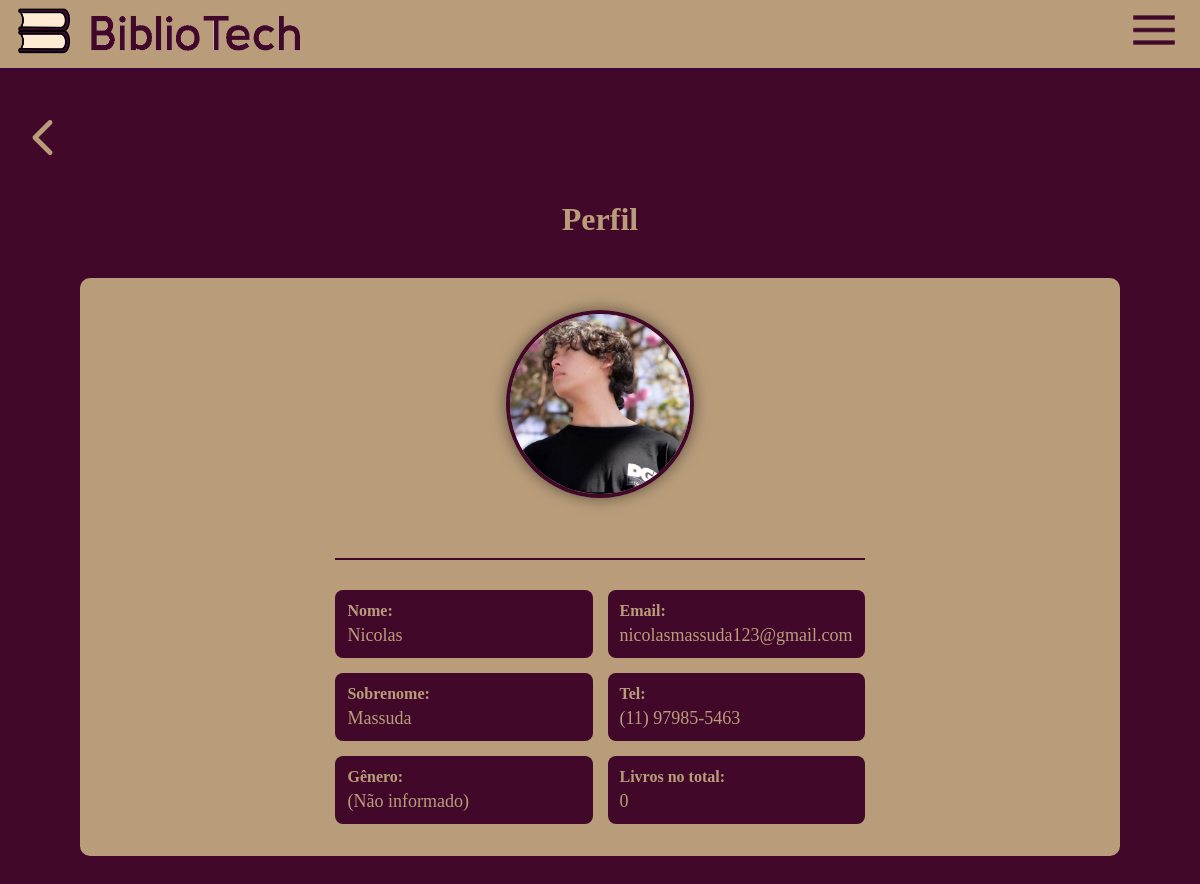
Screenshot of /perfil/ (signed in) with the database file from the repository.
### usuarios/models.py (models this page shows, shortened)
class UsuarioCustomizado(AbstractUser):
    escolha_genero = [
        ('M', 'Masculino'),
        ('F', 'Feminino'),
        ('O', 'Outro'),
        ('N', 'Prefiro não informar'),
    ]
    telefone = models.CharField(max_length=15, blank=True, null=True)
    foto_perfil = models.ImageField(upload_to='profile_pics/', blank=True, null=True, default='profile_pics/default_profile.png')
    genero = models.CharField(max_length=1, choices=escolha_genero, blank=True, null=True)

### usuarios/views.py (the view, shortened to what this page needs)
# urls.py: path('perfil/', views.perfil_view, name='perfil'),
@login_required
def perfil_view(request):
    foto_form = FotoPerfilForm(instance=request.user)
    try:
        livros_reservados_count = Reserva.objects.filter(usuario=request.user).exclude(status='devolvido').count()
    except Exception:
        livros_reservados_count = 0
    context = {
        'usuario': request.user,
        'livros_reservados_count': livros_reservados_count,
        'foto_form': foto_form,
    }
    return render(request, 'usuarios/perfil.html', context)

### usuarios/templatetags/phone_filters.py (called while the page is built)
@register.filter(name='phone_format')
def phone_format(number_string):
    if not number_string:
        return ""
    digits = re.sub(r'\D', '', str(number_string))
    if len(digits) == 11:
        return f"({digits[:2]}) {digits[2:7]}-{digits[7:]}"
    elif len(digits) == 10:
        return f"({digits[:2]}) {digits[2:6]}-{digits[6:]}"
    else:
        return number_string

### usuarios/templates/usuarios/perfil.html (shortened to what this page needs)
{% extends 'core/base.html' %}
{% load static %}
{% load phone_filters %}
{% block content %}
<div class="profile-page-container">
    <div class="page-header">
        <h1>Perfil</h1>
    </div>
    <div class="profile-card">
        <form method="POST" enctype="multipart/form-data" id="foto-perfil-form">
            <label for="id_foto_perfil" class="profile-pic-label">
                <div class="profile-pic-container">
                    <img src="{% if usuario.foto_perfil %}{{ usuario.foto_perfil.url }}{% else %}{% static 'images/default_profile.png' %}{% endif %}"
                         alt="Foto de Perfil"
                         class="profile-pic"
                         id="profile-pic-preview">
                </div>
            </label>
        </form>
        <div class="profile-details-grid">
            <div class="profile-column">
                <div class="detail-item">
                    <span class="detail-label">Nome:</span>
                    <span class="detail-value">{{ usuario.first_name }}</span>
                </div>
                <div class="detail-item">
                    <span class="detail-label">Sobrenome:</span>
                    <span class="detail-value">{{ usuario.last_name }}</span>
                </div>
                <div class="detail-item">
                    <span class="detail-label">Gênero:</span>
                    <span class="detail-value">{{ usuario.get_genero_display|default:"(Não informado)" }}</span>
                </div>
            </div>
            <div class="profile-column">
                <div class="detail-item">
                    <span class="detail-label">Email:</span>
                    <span class="detail-value">{{ usuario.email }}</span>
                </div>
                <div class="detail-item">
                    <span class="detail-label">Tel:</span>
                    <span class="detail-value">{{ usuario.telefone|phone_format|default:"(Não informado)" }}</span>
                </div>
                <div class="detail-item">
                    <span class="detail-label">Livros no total:</span>
                    <span class="detail-value">{{ livros_reservados_count }}</span>
                </div>
            </div>
        </div>
    </div>
</div>
{% endblock %}

### static/css/style.css (style rules this page uses)
:root { --bg-color: #41082a; --text-color: #b99d7b; --primary-color: #5c0361; --button-bg: #4B0082; --header-bg: #2a2a2a; --container-bg: #b99d7b; --border-header: #3f0443; --border-button: #000000; --shadow-button: #6c6c6c; --secondary-color: #b99d7b; --font-pixel: 'Century Gothic', bold; }
html, body { margin: 0; padding: 0; height: 100%; }
body { background-color: var(--bg-color); color: var(--text-color); font-family: var(--font-pixel); font-size: 24px; margin: 0; padding-top: 70px; }
.page-header { display: flex; align-items: center; gap: 15px; margin-bottom: 20px; padding: 0 10px; }
.page-header h1 { margin: 0; font-size: 32px; }
.page-header { display: flex; justify-content: space-between; align-items: center; margin-bottom: 30px; }
.page-header h1 { font-size: 32px; margin: 0; flex-grow: 1; text-align: center; }
.profile-pic-label { display: inline-block; cursor: pointer; position: relative; margin-bottom: 30px; }
.profile-pic-container { width: 180px; height: 180px; border-radius: 50%; overflow: hidden; margin: 0 auto; border: 4px solid var(--bg-color); box-shadow: 0 0 15px rgba(0, 0, 0, 0.5); position: relative; }
.profile-pic-container .profile-pic { width: 100%; height: 100%; object-fit: cover; display: block; }
.profile-details-grid { display: grid; grid-template-columns: 1fr 1fr; gap: 15px; text-align: left; border-top: 2px solid var(--bg-color); margin-top: 30px; padding-top: 30px; }
.profile-column { display: flex; flex-direction: column; gap: 15px; }
.detail-item { background-color: var(--bg-color); padding: 12px; border-radius: 8px; font-size: 18px; }
.detail-label { color: var(--secondary-color); font-weight: bold; font-size: 16px; display: block; margin-bottom: 5px; }
.detail-value { color: var(--secondary-color); word-break: break-all; }
.profile-card { display: flex; flex-direction: column; align-items: center; background-color: var(--container-bg); padding: 30px 100px; border-radius: 10px; margin: 40px auto; max-width: 100%; border: 2px solid var(--secondary-color) }
.profile-pic-label { margin-bottom: 30px; }

### rows the page displays
UsuarioCustomizado: foto_perfil (picture), first_name "Nicolas", last_name "Massuda", genero "(Não informado)", email "nicolasmassuda123@gmail.com", telefone "(11) 97985-5463"

### other values shown
{{ livros_reservados_count }} "0"
